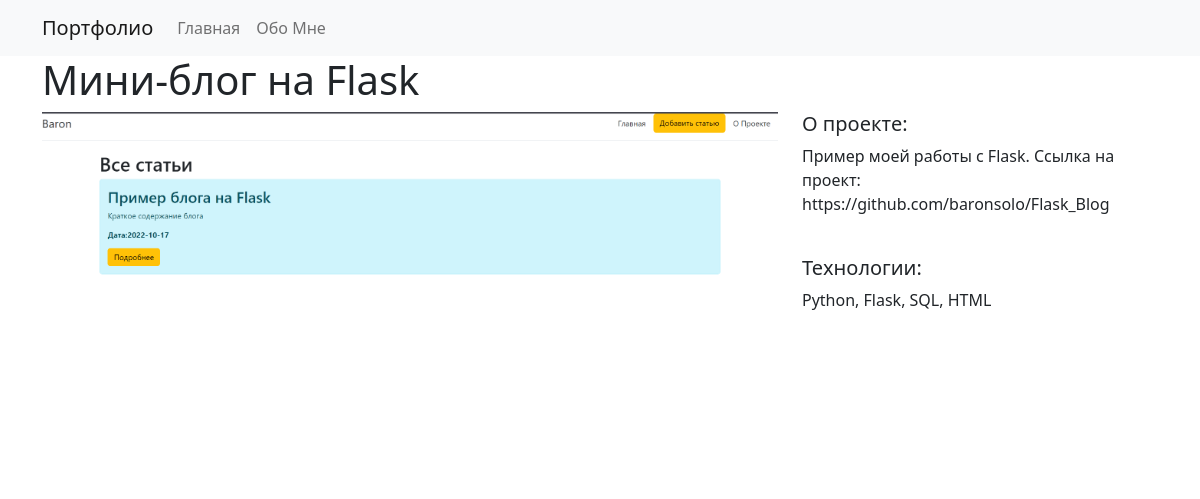
The page /1 on the database its author committed.
### my_site/models.py (models this page shows)
class Project(models.Model):
    title = models.CharField(max_length=100)
    description = models.TextField()
    technology = models.CharField(max_length=50)
    image = models.FileField(upload_to='img/')

### my_site/views.py (the view)
# urls.py: path('<int:pk>', views.detail, name='detail')
def detail(request, pk):
    project = Project.objects.get(pk=pk)
    context = {
        'project': project
    }
    return render(request, 'detail.html', context)

### my_site/templates/detail.html (shortened to what this page needs)
{% extends 'base.html' %}
{% load static %}
{% block body %}
<div class="container">
    <h1>{{ project.title }}</h1>
    <div class="row">
        <div class="col-md-8">
            <img src="{% static project.image %}" alt="" width="100%">
        </div>
        <div class="col-md-4">
            <h5>О проекте:</h5>
            <p>{{ project.description }}</p><br>
            <h5>Технологии:</h5>
            <p>{{ project.technology }}</p>
        </div>
    </div>
</div>
{% endblock %}

### rows shown on the page
Project: title "Мини-блог на Flask", image (picture), description "Пример моей работы с Flask. Ссылка на проект: https://github.com/baronsolo/Flask_Blog", technology "Python, Flask, SQL, HTML"
